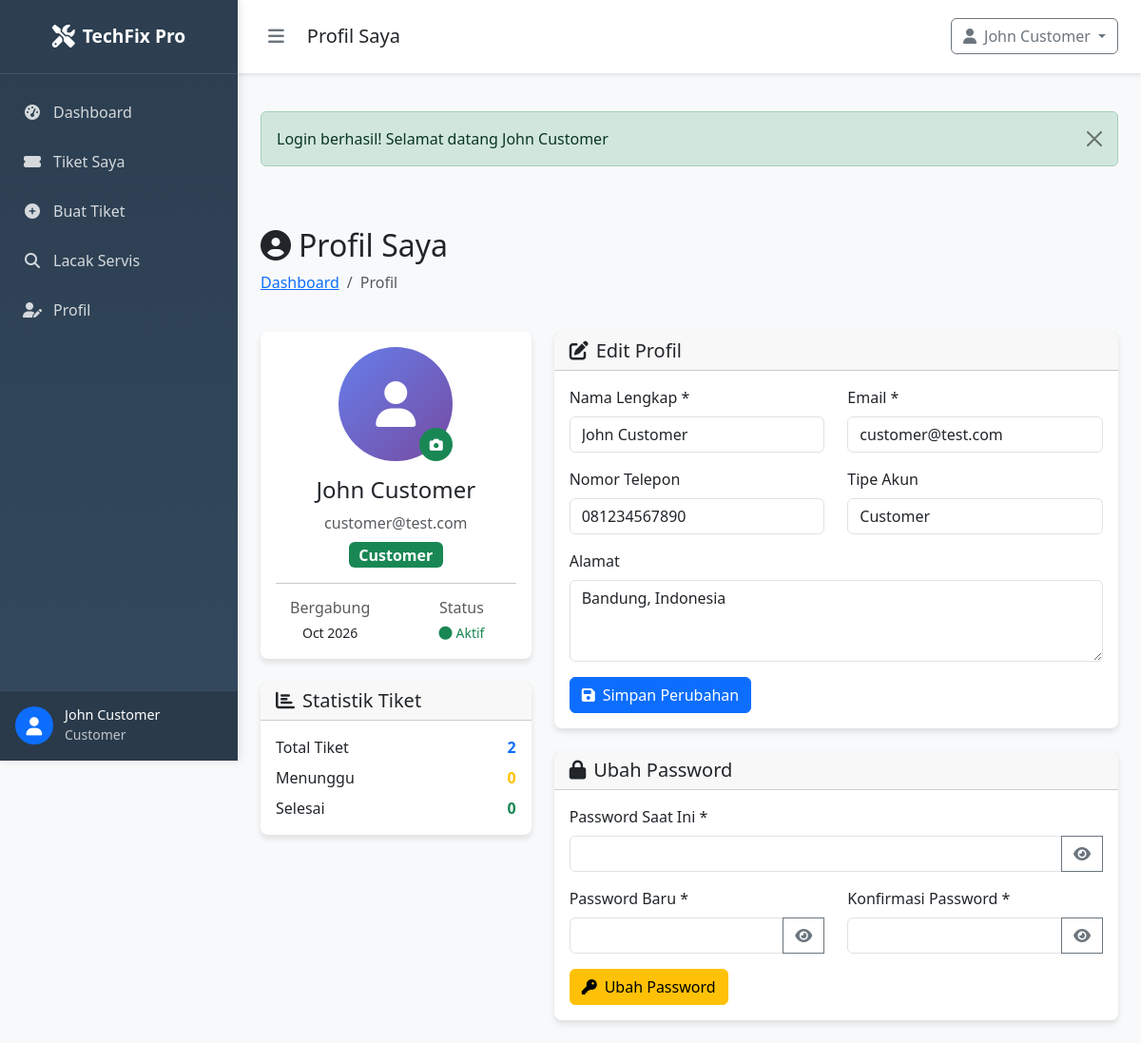
/SOURCE_CODE_APLIKASI/customer/profile.php (signed in), run on the app's committed database.
### tables this page shows
CREATE TABLE `settings` (
  `id` int(11) NOT NULL AUTO_INCREMENT,
  `setting_key` varchar(100) NOT NULL,
  `setting_value` text DEFAULT NULL,
  `setting_type` enum('string','number','boolean','json') NOT NULL DEFAULT 'string',
  `description` text DEFAULT NULL,
  `is_public` tinyint(1) NOT NULL DEFAULT 0,
  `created_at` timestamp NOT NULL DEFAULT current_timestamp(),
  `updated_at` timestamp NOT NULL DEFAULT current_timestamp() ON UPDATE current_timestamp(),
  PRIMARY KEY (`id`),
  UNIQUE KEY `setting_key` (`setting_key`)
);

CREATE TABLE `users` (
  `id` int(11) NOT NULL AUTO_INCREMENT,
  `name` varchar(100) NOT NULL,
  `email` varchar(100) NOT NULL,
  `phone` varchar(20) DEFAULT NULL,
  `password` varchar(255) NOT NULL,
  `role` enum('admin','customer') NOT NULL DEFAULT 'customer',
  `address` text DEFAULT NULL,
  `is_active` tinyint(1) NOT NULL DEFAULT 1,
  `email_verified_at` timestamp NULL DEFAULT NULL,
  `remember_token` varchar(100) DEFAULT NULL,
  `created_at` timestamp NOT NULL DEFAULT current_timestamp(),
  `updated_at` timestamp NOT NULL DEFAULT current_timestamp() ON UPDATE current_timestamp(),
  PRIMARY KEY (`id`),
  UNIQUE KEY `email` (`email`),
  KEY `idx_role` (`role`),
  KEY `idx_is_active` (`is_active`)
);

### SOURCE_CODE_APLIKASI/customer/profile.php (the view, shortened to what the rows shown need)
<?php
require_once '../config/database.php';
require_once '../config/session.php';
require_once '../classes/User.php';
$userObj = new User();
$userId = getCurrentUserId();
$user = $userObj->getUserById($userId);
include '../includes/header.php';
?>
<div class="row">
    <div class="col-12">
        <div class="d-flex justify-content-between align-items-center mb-4">
            <div>
                <h2><i class="fas fa-user-circle me-2"></i>Profil Saya</h2>
            </div>
        </div>
    </div>
</div>
<div class="row">
    <div class="col-lg-4">
        <div class="card">
            <div class="card-body text-center">
                <div class="position-relative d-inline-block mb-3">
                    <?php
                    try {
                        $avatarUrl = $userObj->getAvatarUrl($userId);
                        if ($avatarUrl !== 'assets/img/default-avatar.png' && file_exists($avatarUrl)):
                    ?>
                        <img src="../<?php echo $avatarUrl; ?>" alt="Avatar" class="rounded-circle" style="width: 120px; height: 120px; object-fit: cover; border: 4px solid #fff; box-shadow: 0 4px 8px rgba(0,0,0,0.1);">
                    <?php else: ?>
                        <div class="avatar-circle mx-auto" style="width: 120px; height: 120px; font-size: 3rem;">
                        </div>
                    <?php
                        endif;
                    } catch (Exception $e) {
                    ?>
                        <div class="avatar-circle mx-auto" style="width: 120px; height: 120px; font-size: 3rem;">
                            <i class="fas fa-user"></i>
                        </div>
                    <?php } ?>
                    <button class="btn btn-success btn-sm position-absolute bottom-0 end-0 rounded-circle"
                            style="width: 35px; height: 35px; padding: 0;"
                            data-bs-toggle="modal"
                            data-bs-target="#avatarModal">
                    </button>
                </div>
                <h4><?php echo htmlspecialchars($user['name']); ?></h4>
                <p class="text-muted mb-2"><?php echo htmlspecialchars($user['email']); ?></p>
                <span class="badge bg-success fs-6">Customer</span>
                <hr class="my-3">
                <div class="row text-center">
                    <div class="col-6">
                        <h6 class="text-muted mb-1">Bergabung</h6>
                        <small><?php echo date('M Y', strtotime($user['created_at'])); ?></small>
                    </div>
                    <div class="col-6">
                    </div>
                </div>
            </div>
        </div>
    </div>
    <div class="col-lg-8">
        <div class="card mb-4">
            <div class="card-body">
                <form method="POST" action="profile.php" class="needs-validation" novalidate>
                    <div class="row">
                        <div class="col-md-6 mb-3">
                            <label for="name" class="form-label">Nama Lengkap *</label>
                            <input type="text" class="form-control" id="name" name="name"
                                   value="<?php echo htmlspecialchars($user['name']); ?>" required>
                        </div>
                        <div class="col-md-6 mb-3">
                            <label for="email" class="form-label">Email *</label>
                            <input type="email" class="form-control" id="email" name="email"
                                   value="<?php echo htmlspecialchars($user['email']); ?>" required>
                        </div>
                    </div>
                    <div class="row">
                        <div class="col-md-6 mb-3">
                            <label for="phone" class="form-label">Nomor Telepon</label>
                            <input type="tel" class="form-control" id="phone" name="phone"
                                   value="<?php echo htmlspecialchars($user['phone'] ?: ''); ?>"
                                   placeholder="+6281234567890">
                        </div>
                    </div>
                    <div class="mb-3">
                        <label for="address" class="form-label">Alamat</label>
                        <textarea class="form-control" id="address" name="address" rows="3"
                                  placeholder="Alamat lengkap"><?php echo htmlspecialchars($user['address'] ?: ''); ?></textarea>
                    </div>
                </form>
            </div>
        </div>
    </div>
</div>
<?php include '../includes/footer.php'; ?>

### SOURCE_CODE_APLIKASI/includes/header.php (shortened to what the rows shown need)
<!DOCTYPE html>
<html lang="id">
<head>
    <link href="https://cdn.jsdelivr.net/npm/bootstrap@5.3.2/dist/css/bootstrap.min.css" rel="stylesheet">
    <link rel="stylesheet" href="https://cdnjs.cloudflare.com/ajax/libs/font-awesome/6.4.0/css/all.min.css">
    <link rel="stylesheet" href="https://cdn.datatables.net/1.13.7/css/dataTables.bootstrap5.min.css">
    <link rel="stylesheet" href="https://cdn.jsdelivr.net/npm/sweetalert2@11.7.32/dist/sweetalert2.min.css">
</head>
<body>
    <?php
    $script_path = $_SERVER['PHP_SELF'];
    $current_page = basename($_SERVER['PHP_SELF'], '.php');
    $is_admin_page = strpos($script_path, '/admin/') !== false && strpos($script_path, '/public/') === false;
    $is_customer_page = strpos($script_path, '/customer/') !== false && strpos($script_path, '/public/') === false;
    $is_public_page = strpos($script_path, '/public/') !== false;
    $is_logged_in = function_exists('isLoggedIn') && isLoggedIn();
    $is_admin = function_exists('isAdmin') && isAdmin();
    $is_customer = function_exists('isCustomer') && isCustomer();
    $base_path = '';
    if ($is_admin_page || $is_customer_page || $is_public_page) {
        $base_path = '../';
    }
    $show_sidebar = $is_logged_in && ($is_admin || $is_customer);
    ?>
    <?php if ($show_sidebar): ?>
    <div class="sidebar" id="sidebar">
        <div class="sidebar-header">
            <a href="<?php echo $base_path; ?>index.php" class="brand">
                <i class="fas fa-tools"></i>
                <span class="brand-text"><?php echo getSiteName(); ?></span>
            </a>
        </div>
        <nav class="sidebar-nav">
            <?php if ($is_admin): ?>
            <div class="nav-item">
                <a href="<?php echo $is_admin_page ? '' : '../admin/'; ?>dashboard.php"
                   class="nav-link <?php echo $current_page === 'dashboard' ? 'active' : ''; ?>">
                    <i class="fas fa-tachometer-alt"></i>
                    <span>Dashboard</span>
                </a>
            </div>
            <div class="nav-item">
                <a href="<?php echo $is_admin_page ? '' : '../admin/'; ?>services.php"
                   class="nav-link <?php echo $current_page === 'services' || $current_page === 'service_detail' ? 'active' : ''; ?>">
                    <i class="fas fa-tools"></i>
                    <span>Kelola Servis</span>
                </a>
            </div>
            <div class="nav-item">
                <a href="<?php echo $is_admin_page ? '' : '../admin/'; ?>customers.php"
                   class="nav-link <?php echo $current_page === 'customers' ? 'active' : ''; ?>">
                    <i class="fas fa-users"></i>
                    <span>Kelola Pelanggan</span>
                </a>
            </div>
            <div class="nav-item">
                <a href="<?php echo $is_admin_page ? '' : '../admin/'; ?>reports.php"
                   class="nav-link <?php echo $current_page === 'reports' ? 'active' : ''; ?>">
                    <i class="fas fa-chart-line"></i>
                    <span>Laporan</span>
                </a>
            </div>
            <div class="nav-item">
                <a href="<?php echo $is_admin_page ? '' : '../admin/'; ?>settings.php"
                   class="nav-link <?php echo $current_page === 'settings' ? 'active' : ''; ?>">
                    <i class="fas fa-cog"></i>
                    <span>Pengaturan</span>
                </a>
            </div>
            <?php elseif ($is_customer): ?>
            <div class="nav-item">
                <a href="<?php echo $is_customer_page ? '' : '../customer/'; ?>dashboard.php"
                   class="nav-link <?php echo $current_page === 'dashboard' ? 'active' : ''; ?>">
                    <i class="fas fa-tachometer-alt"></i>
                    <span>Dashboard</span>
                </a>
            </div>
            <div class="nav-item">
                <a href="<?php echo $is_customer_page ? '' : '../customer/'; ?>tickets.php"
                   class="nav-link <?php echo $current_page === 'tickets' ? 'active' : ''; ?>">
                    <i class="fas fa-ticket-alt"></i>
                    <span>Tiket Saya</span>
                </a>
            </div>
            <div class="nav-item">
                <a href="<?php echo $is_customer_page ? '' : '../customer/'; ?>create_ticket.php"
                   class="nav-link <?php echo $current_page === 'create_ticket' ? 'active' : ''; ?>">
                    <i class="fas fa-plus-circle"></i>
                    <span>Buat Tiket</span>
                </a>
            </div>
            <div class="nav-item">
                <a href="../public/track.php" class="nav-link">
                    <i class="fas fa-search"></i>
                    <span>Lacak Servis</span>
                </a>
            </div>
            <div class="nav-item">
                <a href="<?php echo $is_customer_page ? '' : '../customer/'; ?>profile.php" class="nav-link">
                    <i class="fas fa-user-edit"></i>
                    <span>Profil</span>
                </a>
            </div>
            <?php endif; ?>
        </nav>
        <div class="sidebar-user">
            <div class="user-info">
                <div class="user-avatar" style="background: none; padding: 0;">
                    <?php
                    if (function_exists('getCurrentUserId')) {
                        try {
                            require_once $base_path . 'classes/User.php';
                            $userObj = new User();
                            $avatarUrl = $userObj->getAvatarUrl(getCurrentUserId());
                            if ($avatarUrl !== 'assets/img/default-avatar.png' && file_exists($base_path . $avatarUrl)):
                    ?>
                        <img src="<?php echo $base_path . $avatarUrl; ?>" alt="Avatar" class="rounded-circle" style="width: 40px; height: 40px; object-fit: cover;">
                    <?php else: ?>
                        <div style="width: 40px; height: 40px; border-radius: 50%; background: var(--primary-color); display: flex; align-items: center; justify-content: center; color: white; font-size: 1.2rem;">
                            <i class="fas fa-user"></i>
                        </div>
                    <?php
                        endif;
                        } catch (Exception $e) {
                            echo '<div style="width: 40px; height: 40px; border-radius: 50%; background: var(--primary-color); display: flex; align-items: center; justify-content: center; color: white; font-size: 1.2rem;"><i class="fas fa-user"></i></div>';
                        }
                    } else {
                        echo '<div style="width: 40px; height: 40px; border-radius: 50%; background: var(--primary-color); display: flex; align-items: center; justify-content: center; color: white; font-size: 1.2rem;"><i class="fas fa-user"></i></div>';
                    }
                    ?>
                </div>
                <div class="user-details">
                    <h6><?php echo function_exists('getCurrentUserName') ? getCurrentUserName() : 'User'; ?></h6>
                    <small><?php echo $is_admin ? 'Administrator' : 'Customer'; ?></small>
                </div>
            </div>
        </div>
    </div>
    <?php endif; ?>
</body>
</html>

### data on the page
settings: setting_value "TechFix Pro"
users: name "John Customer", email "customer@test.com", created_at "Oct 2026", phone "081234567890", address "Bandung, Indonesia"

### other printed values
getCurrentUserName() "John Customer"
$page_title "Profil Saya"
$flash['message'] "Login berhasil! Selamat datang John Customer"
$totalTickets "2"
$pendingTickets "0"
$completedTickets "0"
